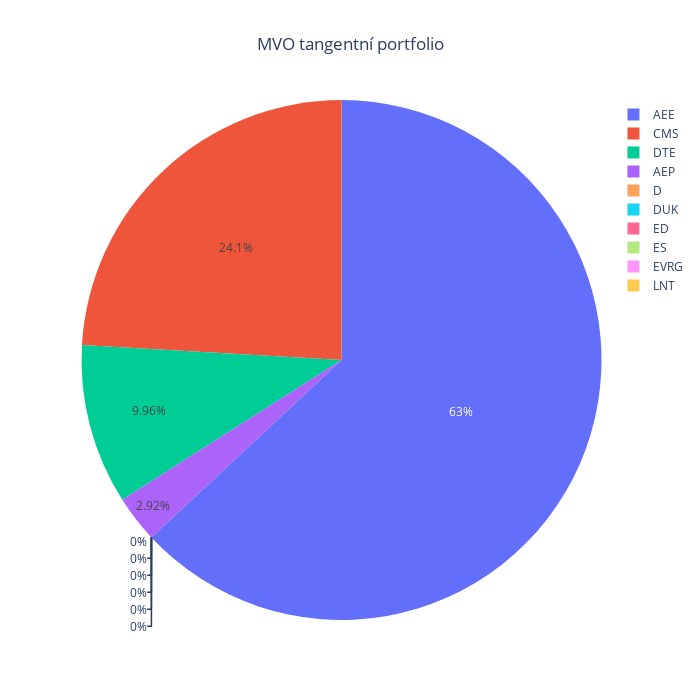

The code cell stored with this chart in its notebook:
### Code cell
weightsMVOTangent = MVOTangentPortfolio(prices = prices)
weightsPlot(weightsMVOTangent, title = "MVO tangentní portfolio")

### Figure 1 — Plotly figure (JSON) as saved in the notebook; plotly's stock layout.template omitted (floating-point values rounded to 4 significant figures)
{"data": [{"labels": ["AEE", "AEP", "CMS", "D", "DTE", "DUK", "ED", "ES", "EVRG", "LNT"], "type": "pie", "values": [0.6305, 0.02916, 0.2408, 0, 0.09956, 0, 0, 0, 0, 0]}], "layout": {"height": 700, "title": {"text": "MVO tangentní portfolio", "x": 0.5}, "width": 700}}
